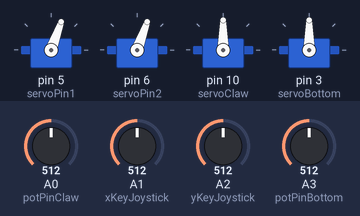
Bench run of a sketch on a simulated Arduino Uno, built with avr-gcc and run on an emulated ATmega328P. On the bench: 4 × servo. The test bench sets the inputs (shaded band); at power-on: A1 (xKeyJoystick) = 512, A2 (yKeyJoystick) = 512, A0 (potPinClaw) = 512, A3 (potPinBottom) = 512.

Above: at 1.2 s.
1.3 s: A1 (xKeyJoystick) set to 682
2.8 s: A1 (xKeyJoystick) set to 709
At 4.9 s:
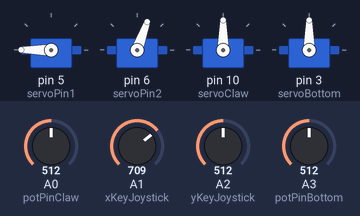
5.8 s: A2 (yKeyJoystick) set to 311
7.3 s: A2 (yKeyJoystick) set to 288
At 8.2 s:
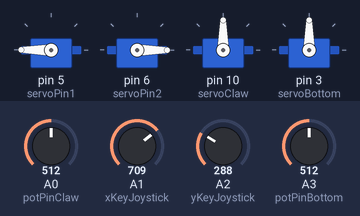
9.2 s: A0 (potPinClaw) set to 710
At 9.8 s:
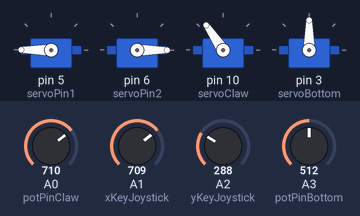
10.7 s: A3 (potPinBottom) set to 710
At 11.7 s:
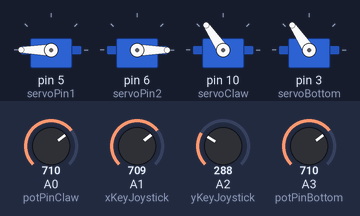
Timing chart, 0 to 13.2 s (numbered marks = the images above; inputs shaded):
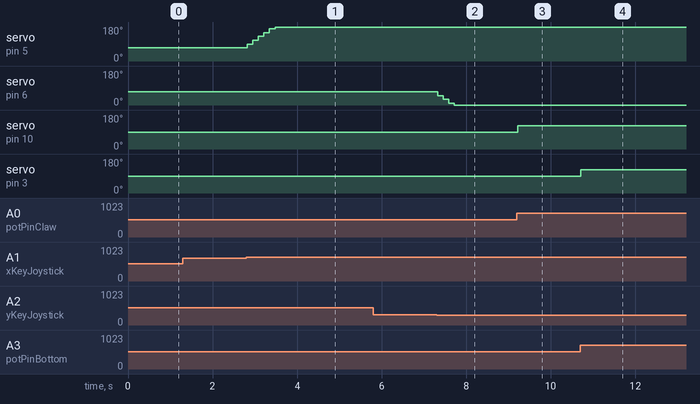

The sketch:

RobotArm.ino
```cpp
#include <Servo.h>                           //importiert die Library "Servo"

Servo servoClaw;                            // initialisiert Servo objects um den Servo zu kontrollieren
Servo servoBottom;
Servo servoJoint1;
Servo servoJoint2;

// ------------------------------------------ Joystick Variablen

int xKeyJoystick = A1;                      // initialisiert Pins, an denen vertikale und horizontale Pins des Joysticks angeschlossen sind
int yKeyJoystick = A2;
int xPosJoystick;
int yPosJoystick;
int servoPin1 = 5;                          // und Signaplpins am Servo
int servoPin2 = 6;
int initialPosition1 = 70;
int initialPosition2 = 70;

//------------------------------------------ Potentiometer

int potPinClaw = A0;
int potPinBottom = A3;

int valueClaw;                              // Variablen um die Werte der Analog Pins zu lesen
int valueBottom;


void setup() {

// ----------------------------------------- Joystick

  servoJoint1.attach (servoPin1);             // sagt Arduino wo die Servo Pins angeschlossen sind und bewegt Servos in Ausgangsposition (90°)
  servoJoint2.attach (servoPin2);
  servoJoint1.write (initialPosition1);
  servoJoint2.write (initialPosition2);
  pinMode (xKeyJoystick, INPUT);              // definiert vertikale und horizontale Pins des Joystick Moduls als Input
  pinMode (yKeyJoystick, INPUT);

// ----------------------------------------- Potentiometer

  servoClaw.attach (10);
  servoBottom.attach (3);


}


void loop () {

// ----------------------------------------- Joystick

  xPosJoystick = analogRead (xKeyJoystick);           // liest die Werte für x und y im Joystick Modul und speichert sie in Variablen
  yPosJoystick = analogRead (yKeyJoystick);

  if (xPosJoystick < 300) {                           // Bedingung, dass Servo sich nach rechts bewegt, wenn x-Wert des Joystick Moduls < 300
    if (initialPosition1 < 10) {
    }
    else {
      initialPosition1 = initialPosition1 - 20;
      servoJoint1.write (initialPosition1);
      delay(100);
    }
  }

  if (xPosJoystick > 700) {                          // wenn x-Wert des Joystick Moduls > 700 -> Servo nach links
    if (initialPosition1 > 180) {
    }
    else {
      initialPosition1 = initialPosition1 + 20;
      servoJoint1.write (initialPosition1);
      delay (100);
    }
  }

  if (yPosJoystick < 300) {                           // Bedingung, dass Servo sich nach rechts bewegt, wenn y-Wert des Joystick Moduls < 300
    if (initialPosition2 < 10) {
    }
    else {
      initialPosition2 = initialPosition2 - 20;
      servoJoint2.write (initialPosition2);
      delay(100);
    }
  }

  if (yPosJoystick > 700) {                           // wenn y-Wert des Joystick Moduls > 700 -> Servo nach links
    if (initialPosition2 > 180) {
    }
    else {
      initialPosition2 = initialPosition2 + 20;
      servoJoint2.write (initialPosition2);
      delay (100);
    }
  }

//------------------------------------------ Potentiometer

  valueClaw = analogRead (potPinClaw);                // liest Wert des Potentiometers (zwischen 0 und 1023)
  valueClaw = map(valueClaw, 0, 1023, 0, 180);        // skaliert Werte, um sie mit Servo zu verwenden (auf zwischen 0 und 180)
  servoClaw.write(valueClaw);                         // setzt Position Servo auf skalierten Wert
  delay(15);                                          // wartet bis Servo zur Position gelangt

  valueBottom = analogRead (potPinBottom);
  valueBottom = map(valueBottom, 0, 1023, 0, 180);
  servoBottom.write(valueBottom);
  delay(15);


}
```

Measured:
- the behaviour switches between 700 and 701 on A1 (xKeyJoystick) (found by bisection; images 0 and 1)
- the behaviour switches between 300 and 299 on A2 (yKeyJoystick) (found by bisection; images 1 and 2)
- after the input at 1.3 s, every drawn part: stays the same
- after the input at 2.8 s, servo on pin 5 (servoPin1): moves from 70° to 180° over 0.65 s, starting at once
- after the input at 5.8 s, every drawn part: stays the same
- after the input at 7.3 s, servo on pin 6 (servoPin2): 70° → 50° at once, → 30° 0.13 s later, → 10° 0.13 s later, → 0° 0.13 s later
- after the input at 9.2 s, servo on pin 10 (servoClaw): 90° → 124° at once
- after the input at 10.7 s, servo on pin 3 (servoBottom): 90° → 124° at once
